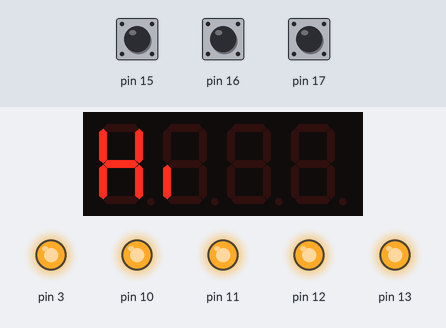
A sketch run on a simulated Arduino Uno, built with avr-gcc and run on an emulated ATmega328P. Parts: 4-digit seven-segment display, output pins drawn as LEDs (lit = HIGH). Inputs (shaded band) come from the test bench; at power-on: pin 15 HIGH, pin 16 HIGH, pin 17 HIGH.

Above: at 0.1 s.
At 2.1 s:
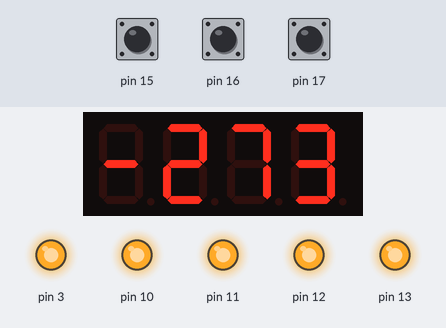
At 4.1 s:
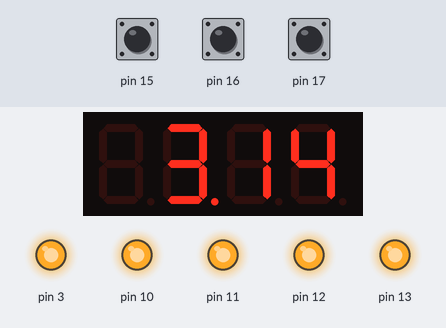
At 13.09 s:
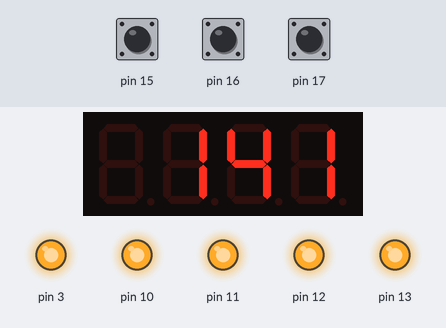
At 22.03 s:
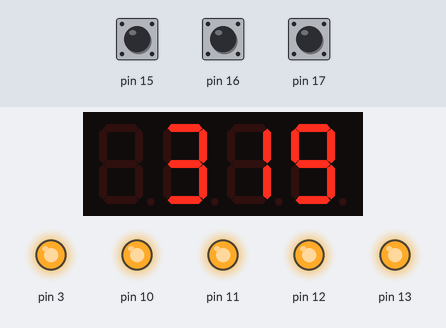
At 39.92 s:
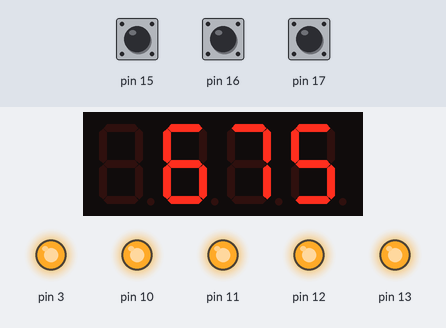

Measured:
- what the display in image 1 shows lasts 2.0 s, from 2.0 s to 4.0 s

The sketch:

Multifuncao01.ino
```cpp
/* Programa de teste do Display do Shield Multi-função
  Blog Eletrogate - https://blog.eletrogate.com/guia-completo-do-shield-multi-funcoes-para-arduino
  Arduino UNO - IDE 1.8.5 - Shield Multi-função para Arduino
  Gustavo Murta   13/junho/2018
  Baseado em http://www.cohesivecomputing.co.uk/hackatronics/arduino-multi-function-shield/part-1/
*/
#include <TimerOne.h>                     // Bibliotec TimerOne
#include <Wire.h>                         // Biblioteca Wire
#include <MultiFuncShield.h>              // Biblioteca Multifunction shield
void setup()
{
  Timer1.initialize();                    // inicializa o Timer 1
  MFS.initialize(&Timer1);                // initializa a biblioteca Multi função
  MFS.write("Hi");                        // escreve no display Hi
  delay(2000);                            // atraso de 2 segundos
  MFS.write(-273);                        // escreve no display - 273
  delay(2000);                            // atraso de 2 segundos
  MFS.write(3.141, 2);                    // escreve no display 3.141
  delay(2000);                            // atraso de 2 segundos
}
int counter = 0;                          // incializa o conatdor
byte ended = false;                       // define variavel ended
void loop()
{
  if (counter < 1000)                      // se o contador for menor do que 200
  {
    MFS.write((int)counter);              // escreve no display a contagem
    counter++;                            // incrementa o contador
  }
  else if (!ended)                        // se aconatgem terminou
  {
    ended = true;
    MFS.write("End");                     // escreve no display End
    MFS.blinkDisplay(DIGIT_ALL, ON);      // pisca a ultima mensagem
  }
  delay(50);                              // atraso de 50 milisegundos
}
```
